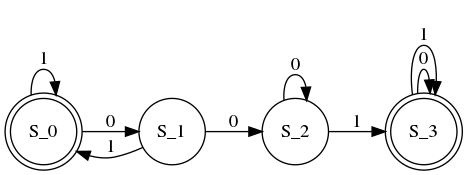

Recreate this plot in Python.
from z3 import *
import sys, random, os

state=[[Int('state_%d_%d' % (s, b)) for b in range(2)] for s in range(100)]

INITIAL_STATE=0
INVALID_STATE=999

# construct FA for z3
def transition (STATES, s, i):
    # this is like switch()

    rt=IntVal(INVALID_STATE)
    for j in range(STATES):
        rt=If(And(s==IntVal(j), i==0), state[j][0], rt)
        rt=If(And(s==IntVal(j), i==1), state[j][1], rt)
    return rt

# construct FA for z3
def FA(STATES, input_string):
    s=IntVal(INITIAL_STATE)
    for i in input_string:
        s=transition(STATES, s, int(i))
    return s

def print_model(STATES, m):
    print "[state, input, new state]"
    for i in range(STATES):
        print "[%d, \"0\", %d]," % (i, m[state[i][0]].as_long())
        print "[%d, \"1\", %d]," % (i, m[state[i][1]].as_long())

    f=open("1.gv", "wt")
    f.write("digraph finite_state_machine {\n")
    f.write("\trankdir=LR;\n")
    f.write("\tsize=\"8,5\"\n")
    f.write("\tnode [shape = doublecircle]; S_0 S_"+str(STATES-1)+";\n");
    f.write("\tnode [shape = circle];\n");
 
    FA={}
    for s in range(STATES):
        f.write("\tS_%d -> S_%d [ label = \"0\" ];\n" % (s, m[state[s][0]].as_long()))
        f.write("\tS_%d -> S_%d [ label = \"1\" ];\n" % (s, m[state[s][1]].as_long()))
        FA[s]=(m[state[s][0]].as_long(), m[state[s][1]].as_long())
    f.write("}\n")
    f.close()
    os.system("dot -Tpng 1.gv > 1.png") # run GraphViz

def attempt(STATES):
    print "STATES=", STATES
    sl=Solver()
    # Z3 multithreading, starting at 4.8.x:
    set_param("parallel.enable", True)

    for s in range(STATES):
        for b in range(2):
            sl.add(And(state[s][b]>=0, state[s][b]<STATES))

    ACCEPTING_STATE=STATES-1

    for i in range(256):
        b=bin(i)[2:]
        if "001" in b:
            sl.add(FA(STATES, b)==ACCEPTING_STATE)
        else:
            sl.add(FA(STATES, b)!=ACCEPTING_STATE)

    result=[]

    if sl.check() == unsat:
        return
    m = sl.model()
    print_model(STATES, m)
    exit(0)

for i in range(2, 100):
    attempt(i)
